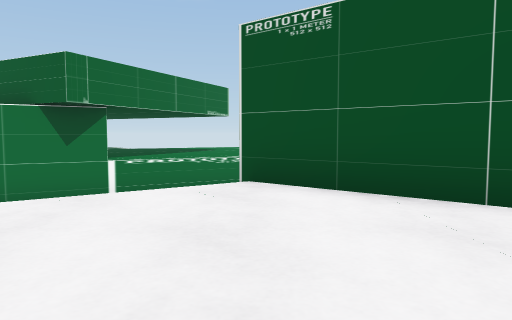
view 1 (above)

12 first-person views from a walk through a 3-D level made in the Unity game engine. The camera is 1.2 m above the floor, tilts 4° down and sees 70° across. The floor is counted in squares, 2 m on a side. Each view is taken from the middle of a square. On the plan, view 1 faces up. The plan holds only what a view shows up to about 10 squares ahead; the rest is blank. The place goes on beyond the plan. Some surface patterns are stand-ins.

view 2
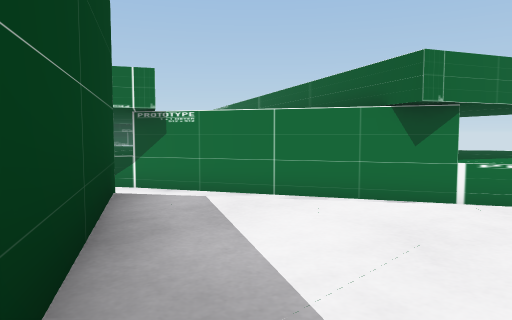

view 3
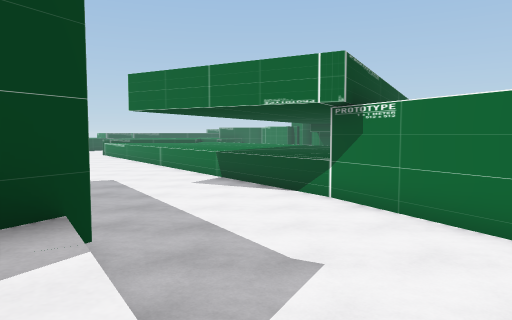

view 4
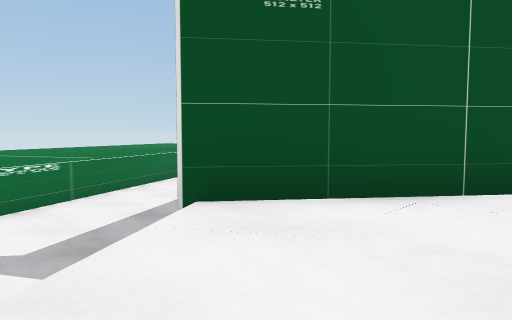

view 5
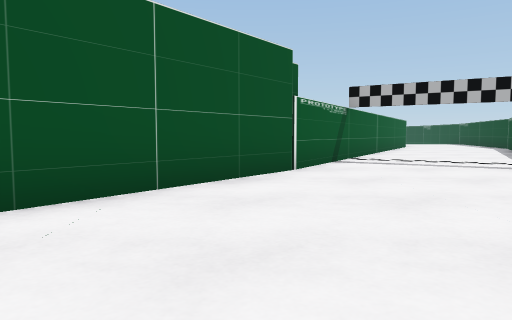

view 6
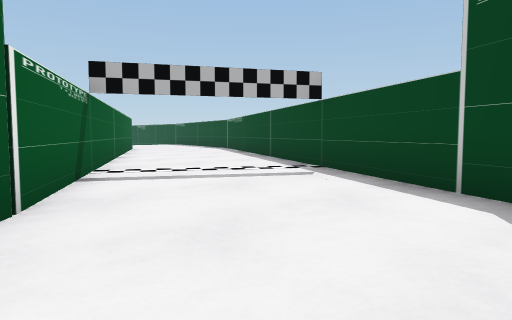

view 7
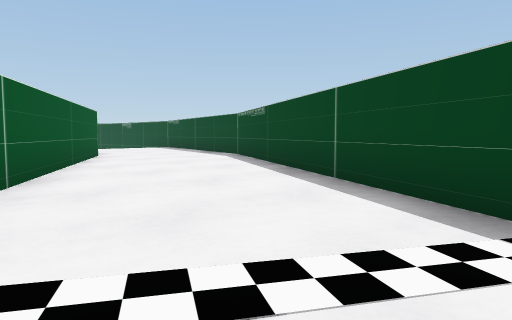

view 8
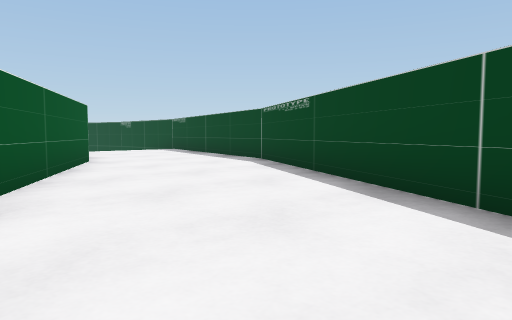

view 9
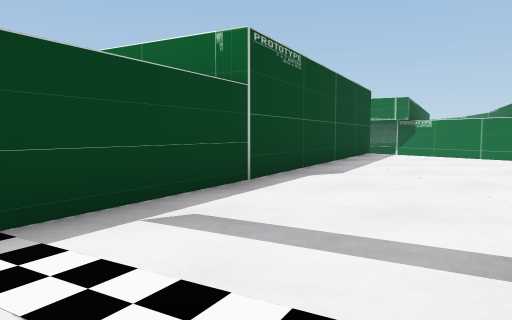

view 10
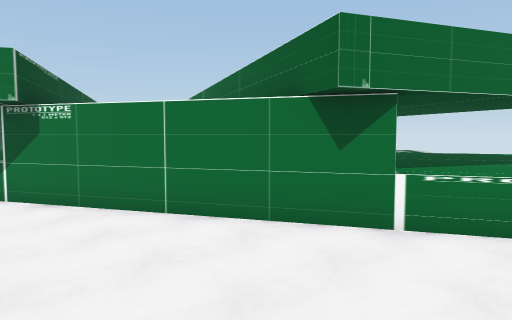

view 11
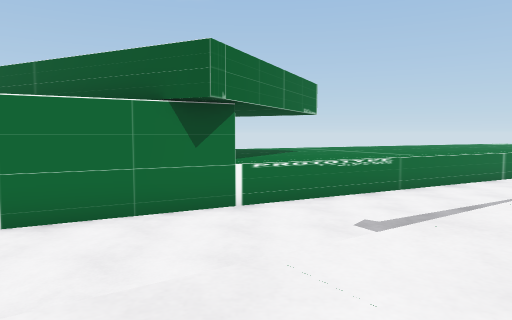

view 12
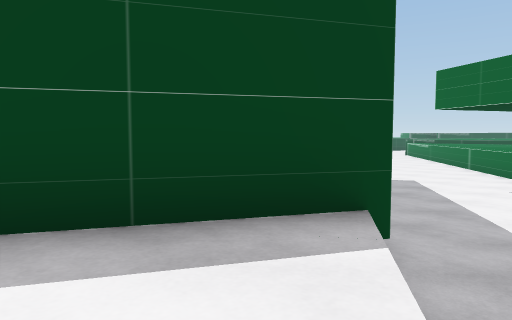

### Floor plan
Key: @ floor where view 1 was taken; # wall or solid block; . main floor; : floor 1.75 m higher than the main floor; + floor 4.25 m higher than the main floor; / step, stairs or slope; ^ raised ledge.
Columns run from 13 left of view 1 to 15 right of it. Each row starts with its distance up from view 1.
 14          ^^
 13          ^^  ^^
 12          ^^  ^^^^
 11          ^^^^^^..
 10     ##   ^^^^....
  9       ## ^^......
  8         ##......
  7       +#.......
  6     +#........
  5   ##.......  #
  4  ^..........:###
  3  ........./::::###
  2  ........::::::::##
  1 ........##::::::::###
  0 ......   ###:@::::::###
 -1  ...       ###::::::::##
 -2              ###:::::::###
 -3                ##::::::::###
 -4                 ###::::::::##
 -5                   ###:::::::#
 -6                     ###::::::
 -7                       ##:::::
 -8                        ###:::
 -9                          ###

Positions as (right, up) in squares from view 1, and headings:
1: (0, 0), facing up
2: (-1, 0), facing up-left
3: (-2, 3), facing left
4: (-2, 2), facing up-right
5: (-2, 2), facing right
6: (1, 2), facing down-right
7: (5, -1), facing down-right
8: (7, -2), facing down-right
9: (7, -2), facing left
10: (-1, 3), facing up-left
11: (-3, 1), facing up
12: (-2, 3), facing down-left
